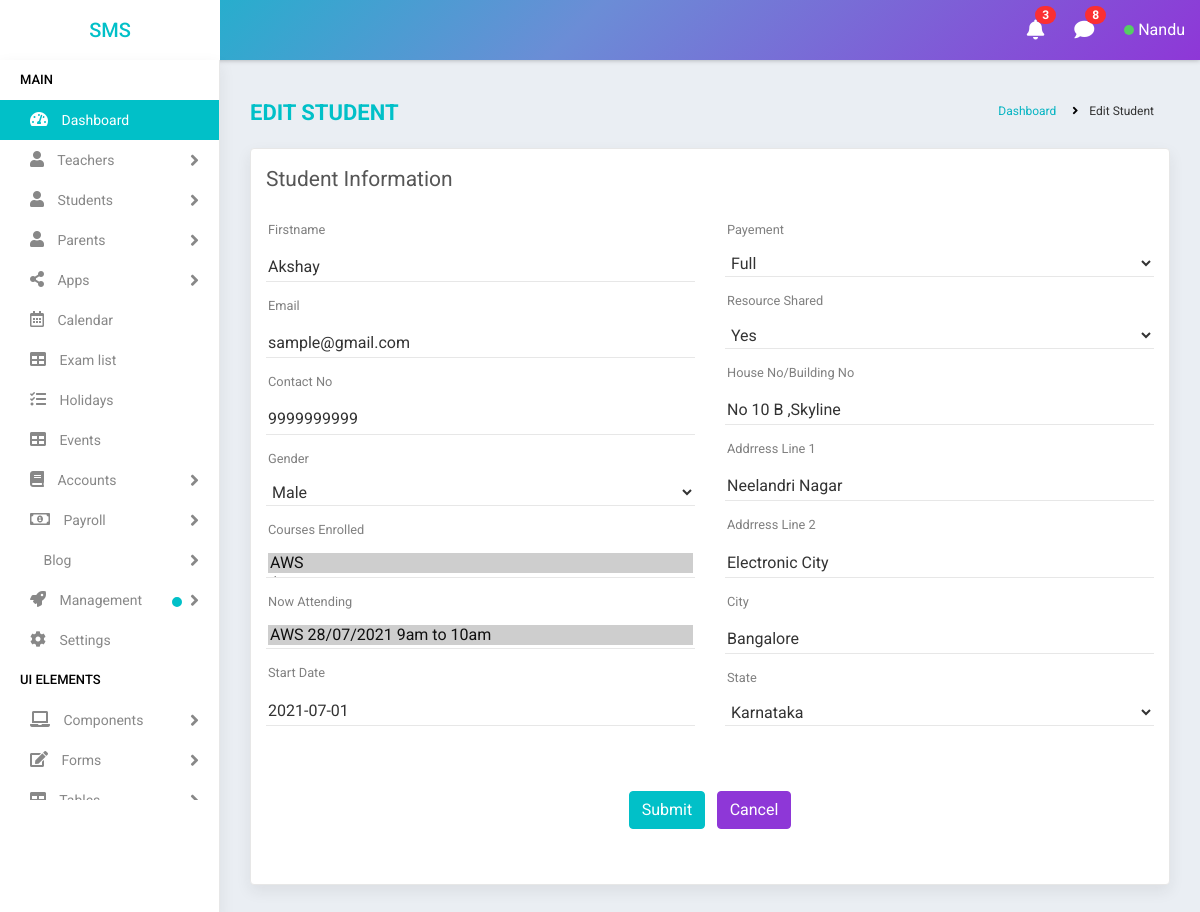
The page /student/1/ (signed in) on the database its author committed.
### data/models.py (models this page shows, shortened)
class Student(models.Model):
    state = (
    ('Andhra Pradesh','Andhra Pradesh'),
    ('Arunachal Pradesh','Arunachal Pradesh'),
    ('Assam','Assam'),
    ('Bihar','Bihar'),
    ('Chhattisgarh','Chattisgarh'),
    ('Goa','Goa'),
    ('Gujarat','Gujarat'),
    ('Haryana','Haryana'),
    ('Himachal Pradesh','Himachal Pradesh'),
    ('Jharkhand','Jharkhand'),
    ('Karnataka','Karnataka'),
    ('Kerala','Kerala'),
    ('Madhya Pradesh','Madhya Pradesh'),
    ('Maharashtra','Maharashtra'),
    ('Manipur','Manipur'),
    ('Meghalaya','Meghalaya'),
    ('Mizoram','Mizoram'),
    ('Nagaland','Nagaland'),
    ('Odisha','Odisha'),
    ('Rajasthan','Rajasthan'),
    ('Sikkim','Sikkim'),
    ('Tamil Nadu','Tamil Nadu'),
    ('Telangana','Telangana'),
    ('Tripura','Tripura'),
    ('Uttar Pradesh','Uttar Pradesh'),
    ('Uttarakhand','Uttarakhand'),
    ('West Bengal','West Bengal')
)
    name = models.CharField(max_length=100)
    mobile = models.CharField(max_length=10)
    email = models.EmailField(max_length=200)
    sex = models.CharField(max_length=10,null=True,choices=(('Male','Male'),('Female','Female')))
    house = models.CharField(max_length=100,null=True)
    street =models.CharField(max_length=100,null=True)
    street2 =models.CharField(max_length=100,null=True)
    city = models.CharField(max_length=100,null=True)
    state = models.CharField(max_length=100,null=True,choices=state)
    course_enrolled = models.ManyToManyField(Course,related_name='course_enrolled')
    now_attending = models.ManyToManyField(Batch,related_name='now_attending')
    start_date = models.DateField(null=True)
    shared = models.BooleanField(default=False,choices=((True, 'Yes'), (False, 'No')))
    payment = models.CharField(max_length=10,choices=(('Full','Full'),('Half','Half')),default='Half')

### data/views.py (the view, shortened to what this page needs)
# urls.py: path('student/<str:id>/',StudentEditView.as_view(),name='student_edit'),
class StudentEditView(View):
    def get(self,request,id):
        student = Student.objects.get(id=id)
        form = StudentForm(instance=student)
        return render(request,'data/edit_student.html',{'form':form})

### data/forms.py
class StudentForm(ModelForm):
    class Meta:
        model = Student
        fields ='__all__'

### data/models.py (called while the page is built)
    def __str__(self):
        return self.name

    def __str__(self):
        return "%s %s %s" % (self.subject, self.start_date.strftime('%d/%m/%Y'), self.timings)

### templates/data/edit_student.html (shortened to what this page needs)
{% extends 'data/main.html' %}
{% load static %}
    {% block content %}
    <div class="main-wrapper">
        {% include 'data/topbar.html' %}
        {% include 'data/sidebar.html' %}
<div class="page-wrapper">
    <div class="content container-fluid">
       <div class="page-header">
          <div class="row">
             <div class="col-lg-7 col-md-12 col-sm-12 col-12">
                <h5 class="text-uppercase">Edit Student</h5>
             </div>
             <div class="col-lg-5 col-md-12 col-sm-12 col-12">
                <ul class="list-inline breadcrumb float-right">
                   <li class="list-inline-item"><a href="{% url 'students' %}">Dashboard</a></li>
                   <li class="list-inline-item"> Edit Student</li>
                </ul>
             </div>
          </div>
       </div>
       <div class="page-content">
          <div class="row">
             <div class="col-lg-12 col-md-12 col-sm-12 col-12">
                <div class="card">
                   <div class="page-title">
                      <div class="row">
                         <div class="col-lg-12 col-md-12 col-sm-12 col-12">
                            <div class="page-title">Student information</div>
                         </div>
                      </div>
                   </div>
                   <div class="card-body">
                      <div class="row">
                         <div class="col-lg-6 col-md-6 col-sm-6 col-12">
                            <form class="custom-mt-form" method="post" action>
                               <div class="form-group custom-mt-form-group">
                                  {{form.name}}
                                  <label class="control-label">Firstname</label><i class="bar"></i>
                               </div>
                               <div class="form-group custom-mt-form-group">
                                  {{form.email}}
                                  <label class="control-label">Email</label><i class="bar"></i>
                               </div>
                               <div class="form-group custom-mt-form-group">
                                  {{form.mobile}}
                                  <label class="control-label">Contact No</label><i class="bar"></i>
                               </div>
                               <div class="form-group custom-mt-form-group">
                                  {{form.sex}}
                                  <label class="control-label">Gender</label><i class="bar"></i>
                               </div>
                               <div class="form-group custom-mt-form-group">
                                     {{form.course_enrolled}}
                                  <label class="control-label">Courses Enrolled</label><i class="bar"></i>
                               </div>
                               <div class="form-group custom-mt-form-group">
                                 {{form.now_attending}}
                                  <label class="control-label">Now Attending</label><i class="bar"></i>
                               </div>
                               <div class="form-group custom-mt-form-group">
                                 {{form.start_date}}
                                  <label class="control-label">Start Date</label><i class="bar"></i>
                               </div>
                         </div>
                         <div class="col-lg-6 col-md-6 col-sm-6 col-12">
                              <div class="form-group custom-mt-form-group">
                                 {{form.payment}}
                                 <label class="control-label">Payement</label><i class="bar"></i>
                              </div>
                               <div class="form-group custom-mt-form-group">
                                 {{form.shared}}
                                  <label class="control-label">Resource Shared</label><i class="bar"></i>
                               </div>
                               <div class="form-group custom-mt-form-group">
                                 {{form.house}}
                                  <label class="control-label">House No/Building No</label><i class="bar"></i>
                               </div>
                               <div class="form-group custom-mt-form-group">
                                  {{form.street}}
                                  <label class="control-label">Addrress Line 1</label><i class="bar"></i>
                               </div>
                               <div class="form-group custom-mt-form-group">
                                  {{form.street2}}
                                  <label class="control-label">Addrress Line 2</label><i class="bar"></i>
                               </div>
                               <div class="form-group custom-mt-form-group">
                                  {{form.city}}
                                  <label class="control-label">City</label><i class="bar"></i>
                               </div>
                               <div class="form-group custom-mt-form-group">
                                  {{form.state}}
                                  <label class="control-label">State</label><i class="bar"></i>
                               </div>
                         </div>
                         <div class="col-lg-12 col-md-12 col-sm-12 col-12">
                               <div class="form-group text-center custom-mt-form-group">
                                  <button class="btn btn-primary mr-2" type="submit">Submit</button>
                                  <a class="btn btn-secondary" href="{% url 'students' %}">Cancel</a>
                               </div>
                         </div>
                      </div>
                   </div>
                </div>
             </div>
          </div>
       </div>
    </div>
    {% endblock %}

### templates/data/topbar.html (shortened to what this page needs)
{% extends 'data/main.html' %}
{% load static %}
    {% block content %}
<div class="header">
    <div class="header-left">
        <a href="index.html" class="logo">
            <span class="text-uppercase">SMS</span>
        </a>
    </div>
    <div class="page-title-box float-left">
    </div>
    <ul class="nav user-menu float-right">
        <li class="nav-item dropdown d-none d-sm-block">
            <a href="#" class="dropdown-toggle nav-link" data-toggle="dropdown"><i class="fas fa-bell"></i>
                <span class="badge badge-pill bg-primary float-right">3</span></a>
        </li>
        <li class="nav-item dropdown d-none d-sm-block">
            <a href="javascript:void(0);" id="open_msg_box" class="hasnotifications nav-link"><i
                    class="fas fa-comment"></i> <span
                    class="badge badge-pill bg-primary float-right">8</span></a>
        </li>
        <li class="nav-item dropdown has-arrow">
            <a href="#" class=" nav-link user-link" data-toggle="dropdown">
                    <span class="status online"></span></span>
                <span>{{request.user|title}}</span>
            </a>
        </li>
    </ul>
</div>
{% endblock %}

### rows shown on the page
Student: name "Akshay", email "sample@gmail.com", mobile "9999999999", sex "Male", start_date "2021-07-01", payment "Full", shared "Yes", house "No 10 B ,Skyline", street "Neelandri Nagar", street2 "Electronic City", city "Bangalore", state "Karnataka"

### other values the page prints
{{ request.user|title }} "Nandu"
